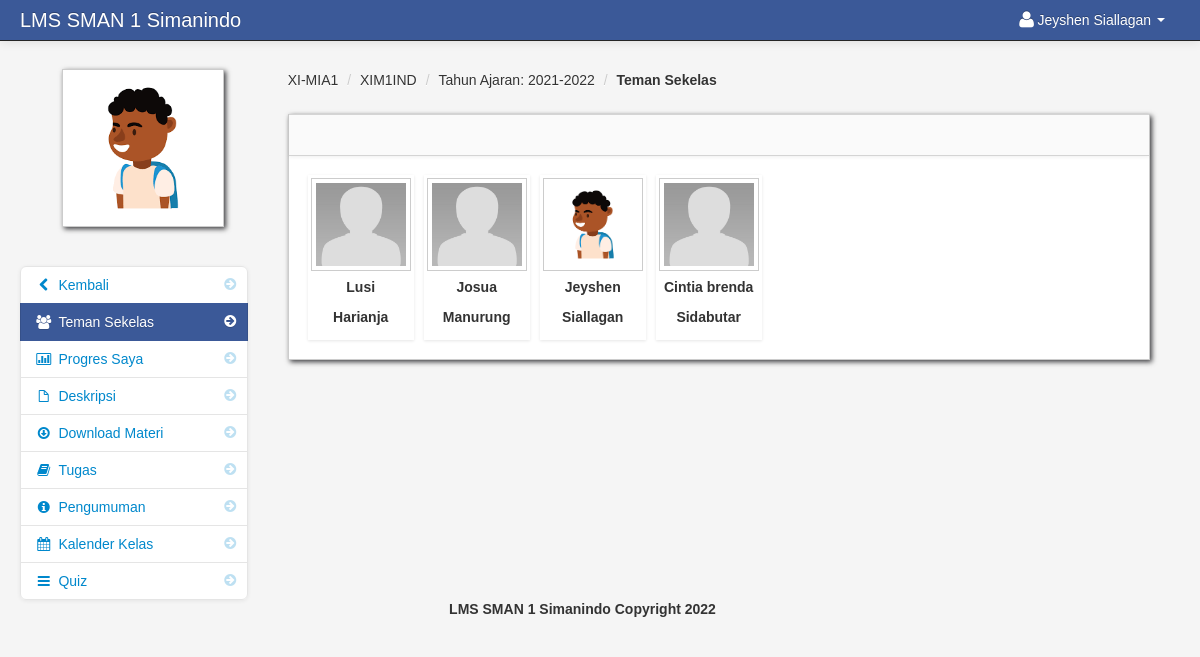
The page /my_classmates.php?id=193 (signed in) on the database its author committed.
### tables this page shows
CREATE TABLE `student` (
  `student_id` int(11) NOT NULL,
  `firstname` varchar(100) NOT NULL,
  `lastname` varchar(100) NOT NULL,
  `class_id` int(11) NOT NULL,
  `username` varchar(100) NOT NULL,
  `password` varchar(100) NOT NULL,
  `location` varchar(100) NOT NULL,
  `status` varchar(100) NOT NULL
);

CREATE TABLE `class` (
  `class_id` int(11) NOT NULL,
  `class_name` varchar(100) NOT NULL
);

CREATE TABLE `subject` (
  `subject_id` int(11) NOT NULL,
  `subject_code` varchar(100) NOT NULL,
  `subject_title` varchar(100) NOT NULL,
  `category` varchar(100) NOT NULL,
  `description` longtext NOT NULL,
  `unit` int(11) NOT NULL,
  `Pre_req` varchar(100) NOT NULL,
  `semester` varchar(100) NOT NULL
);

CREATE TABLE `teacher_class` (
  `teacher_class_id` int(11) NOT NULL,
  `teacher_id` int(11) NOT NULL,
  `class_id` int(11) NOT NULL,
  `subject_id` int(11) NOT NULL,
  `thumbnails` varchar(100) NOT NULL,
  `school_year` varchar(100) NOT NULL
);

CREATE TABLE `teacher_class_student` (
  `teacher_class_student_id` int(11) NOT NULL,
  `teacher_class_id` int(11) NOT NULL,
  `student_id` int(11) NOT NULL,
  `teacher_id` int(11) NOT NULL
);

### session.php (called while the page is built, shortened)
<?php
$session_id=$_SESSION['id'];
?>

### my_classmates.php (the view, shortened to what this page needs)
<?php include('header_dashboard.php'); ?>
<?php include('session.php'); ?>
<?php $get_id = $_GET['id']; ?>
    <body>
		<?php include('navbar_student.php'); ?>
        <div class="container-fluid">
            <div class="row-fluid">
				<?php include('my_classmates_link.php'); ?>
                <div class="span9" id="content">
                     <div class="row-fluid">
					<?php $query = mysqli_query($conn,"select * from teacher_class_student
					LEFT JOIN teacher_class ON teacher_class.teacher_class_id = teacher_class_student.teacher_class_id
					JOIN class ON class.class_id = teacher_class.class_id
					JOIN subject ON subject.subject_id = teacher_class.subject_id
					where student_id = '$session_id'
					")or die(mysqli_error());
					$row = mysqli_fetch_array($query);
					?>
					     <ul class="breadcrumb">
							<li><a href="#"><?php echo $row['class_name']; ?></a> <span class="divider">/</span></li>
							<li><a href="#"><?php echo $row['subject_code']; ?></a> <span class="divider">/</span></li>
							<li><a href="#">Tahun Ajaran: <?php echo $row['school_year']; ?></a> <span class="divider">/</span></li>
							<li><a href="#"><b>Teman Sekelas</b></a></li>
						</ul>
                        <div id="block_bg" class="block">
                            <div class="navbar navbar-inner block-header">
                            </div>
                            <div class="block-content collapse in">
                                <div class="span12">
									<ul	 id="da-thumbs" class="da-thumbs">
										    <?php
														$my_student = mysqli_query($conn,"SELECT *
														FROM teacher_class_student
														LEFT JOIN student ON student.student_id = teacher_class_student.student_id
														INNER JOIN class ON class.class_id = student.class_id where teacher_class_id = '$get_id' order by lastname ")or die(mysqli_error());
														while($row = mysqli_fetch_array($my_student)){
														$id = $row['teacher_class_student_id'];
														?>
											<li id="del<?php echo $id; ?>">
												<a  class="classmate_cursor" href="#">
														<img id="student_avatar_class" src ="admin/<?php echo $row['location'] ?>" width="100" height="200" class="img-polaroid">
												</a>
												<br>
												<p class="subject"><?php echo $row['firstname']; ?></p>
												<p class="class"><?php echo $row['lastname'];?></p>
											</li>
									<?php } ?>
									</ul>
                                </div>
                            </div>
                        </div>
                    </div>
                </div>
            </div>
		<?php include('footer.php'); ?>
        </div>
		<?php include('script.php'); ?>
    </body>
</html>

### navbar_student.php (shortened to what this page needs)
<div class="navbar navbar-fixed-top navbar-inverse">
        <div class="navbar-inner">
            <div class="container-fluid">
                <a class="brand" href="#">LMS SMAN 1 Simanindo</a>
					<div class="nav-collapse collapse">
						<ul class="nav pull-right">
							<?php $query= mysqli_query($conn,"select * from student where student_id = '$session_id'")or die(mysqli_error());
								$row = mysqli_fetch_array($query);
						?>
							<li class="dropdown">
								<a href="#" role="button" class="dropdown-toggle" data-toggle="dropdown"> <i class="icon-user icon-large"></i><?php echo $row['firstname']." ".$row['lastname'];  ?> <i class="caret"></i></a>
							</li>
						</ul>
					</div>
            </div>
        </div>
</div>

### my_classmates_link.php (shortened to what this page needs)
<div class="span3" id="sidebar">
	<img id="avatar" src="admin/<?php echo $row['location']; ?>" class="img-polaroid">
		<ul class="nav nav-list bs-docs-sidenav nav-collapse collapse">
				<li class=""><a href="dashboard_student.php"><i class="icon-chevron-right"></i><i class="icon-chevron-left"></i>&nbsp;Kembali</a></li>
				<li class="active"><a href="my_classmates.php<?php echo '?id='.$get_id; ?>"><i class="icon-chevron-right"></i><i class="icon-group"></i>&nbsp;Teman Sekelas</a></li>
				<li class=""><a href="progress.php<?php echo '?id='.$get_id; ?>"><i class="icon-chevron-right"></i><i class="icon-bar-chart"></i>&nbsp;Progres Saya</a></li>
				<li class=""><a href="subject_overview_student.php<?php echo '?id='.$get_id; ?>"><i class="icon-chevron-right"></i><i class="icon-file"></i>&nbsp;Deskripsi</a></li>
				<li class=""><a href="downloadable_student.php<?php echo '?id='.$get_id; ?>"><i class="icon-chevron-right"></i><i class="icon-download"></i>&nbsp;Download Materi</a></li>
				<li class=""><a href="assignment_student.php<?php echo '?id='.$get_id; ?>"><i class="icon-chevron-right"></i><i class="icon-book"></i>&nbsp;Tugas</a></li>
				<li class=""><a href="announcements_student.php<?php echo '?id='.$get_id; ?>"><i class="icon-chevron-right"></i><i class="icon-info-sign"></i>&nbsp;Pengumuman</a></li>
				<li class=""><a href="class_calendar_student.php<?php echo '?id='.$get_id; ?>"><i class="icon-chevron-right"></i><i class="icon-calendar"></i>&nbsp;Kalender Kelas</a></li>
				<li class=""><a href="student_quiz_list.php<?php echo '?id='.$get_id; ?>"><i class="icon-chevron-right"></i><i class="icon-reorder"></i>&nbsp;Quiz</a></li>
		</ul>
</div>

### admin/assets/styles.css (style rules this page uses)
body { padding-top: 60px; padding-bottom: 40px; background-color: #f5f5f5; }
#content { margin-left:0px; }
.breadcrumb { margin: 0 0 0px; padding: 10px 0px; background-color: transparent; }
.block { background: url("../images/pixel-60fff.png") repeat scroll 0 0 rgba(0, 0, 0, 0) !important; border: 1px solid #ccc; background: white; margin: 1em 0em; border-top: none; -webkit-box-shadow: 2px 2px 5px rgba(0, 0, 6, 0.75); -moz-box-shadow: 2px 2px 5px rgba(0, 0, 6, 0.75); box-shadow: 2px 2px 5px rgba(0, 0, 6, 0.75); }
.block-content { margin: 1em; min-height: .25em; }
.block-header { margin-bottom: 0px; border-right: none; border-left: none; -webkit-border-radius: 0px; -moz-border-radius: 0px; border-radius: 0px; }
.bs-docs-sidenav { max-width: 228px; margin: 30px 0 0; padding: 0; background-color: #fff; -webkit-border-radius: 6px; -moz-border-radius: 6px; border-radius: 6px; -webkit-box-shadow: 0 1px 4px rgba(0,0,0,.065); -moz-box-shadow: 0 1px 4px rgba(0,0,0,.065); box-shadow: 0 1px 4px rgba(0,0,0,.065); }
.bs-docs-sidenav > li > a { display: block; width: 190px \9; margin: 0 0 -1px; padding: 8px 14px; border: 1px solid #e5e5e5; }
.bs-docs-sidenav > li:first-child > a { -webkit-border-radius: 6px 6px 0 0; -moz-border-radius: 6px 6px 0 0; border-radius: 6px 6px 0 0; }
.bs-docs-sidenav > li:last-child > a { -webkit-border-radius: 0 0 6px 6px; -moz-border-radius: 0 0 6px 6px; border-radius: 0 0 6px 6px; }
.bs-docs-sidenav > .active > a { position: relative; z-index: 2; padding: 9px 15px; border: 0; text-shadow: 0 1px 0 rgba(0,0,0,.15); -webkit-box-shadow: inset 1px 0 0 rgba(0,0,0,.1), inset -1px 0 0 rgba(0,0,0,.1); -moz-box-shadow: inset 1px 0 0 rgba(0,0,0,.1), inset -1px 0 0 rgba(0,0,0,.1); box-shadow: inset 1px 0 0 rgba(0,0,0,.1), inset -1px 0 0 rgba(0,0,0,.1); }
.bs-docs-sidenav .icon-chevron-right { float: right; margin-top: 2px; margin-right: -6px; opacity: .25; }
.bs-docs-sidenav .active .icon-chevron-right, .bs-docs-sidenav .active a:hover .icon-chevron-right { opacity: 1; }

### admin/assets/style.css (style rules this page uses)
.da-thumbs { float: left; list-style: none outside none; margin: 0; padding: 0; position: relative; }
.da-thumbs li { float: left; margin: 5px; padding: 3px; position: relative; box-shadow: 0 1px 3px rgba(0,0,0,0.1); }
.da-thumbs li a, .da-thumbs li a img { display: block; position: relative; }
.da-thumbs li a { overflow: hidden; }
.class { font-family: helvetica !important; font-weight: bold; text-align: center; }
.subject { font-family: helvetica !important; font-weight: bold; text-align: center; margin-top: -14px; }

### rows shown on the page
student: firstname "Jeyshen", lastname "Siallagan", location (picture)
class: class_name "XI-MIA1"
subject: subject_code "XIM1IND"
teacher_class: school_year "2021-2022"
teacher_class_student: student.location (placeholder picture), student.firstname "Lusi", student.lastname "Harianja"
teacher_class_student: student.location (placeholder picture), student.firstname "Josua", student.lastname "Manurung"
teacher_class_student: student.location (picture), student.firstname "Jeyshen", student.lastname "Siallagan"
teacher_class_student: student.location (placeholder picture), student.firstname "Cintia brenda", student.lastname "Sidabutar"
